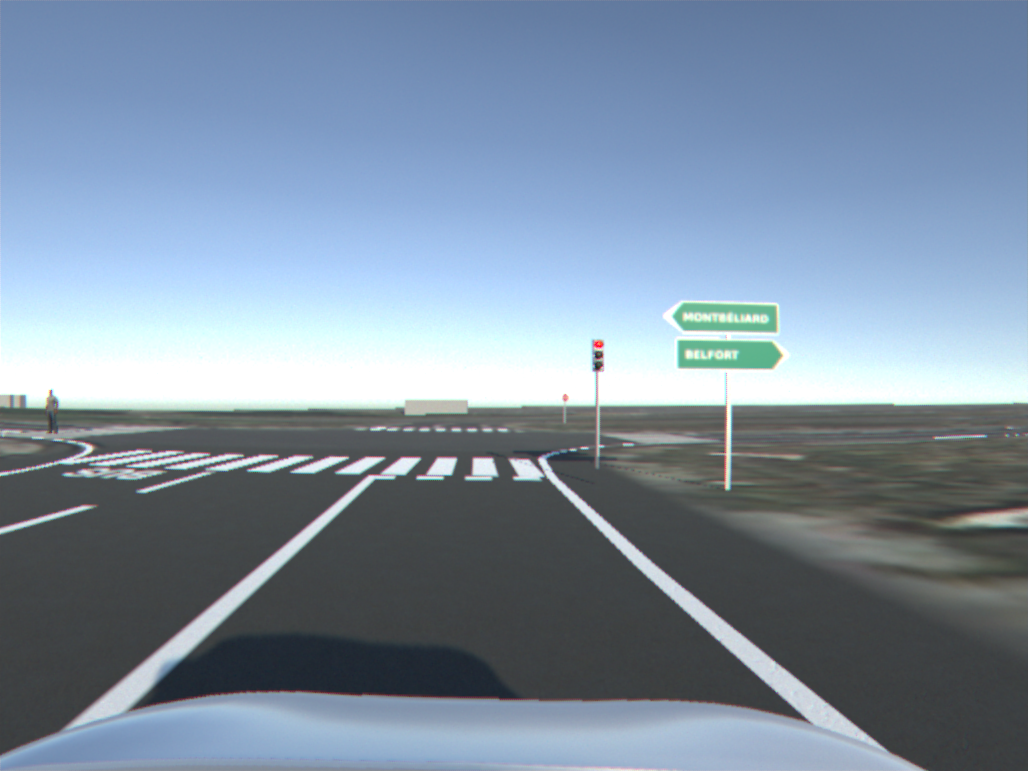
#> input picture image.png, 1028 x 771 px, found by its file name
$ python bird_view.py
#> lines starting #> are read from the running program, lines starting #| are printed output that depends on the picture
import cv2
import numpy as np
import matplotlib.pyplot as plt
import time


class BirdView:

    def __init__(self, K, T_cam_to_work_plane, pos_start_work_plane, pos_end_work_plane, resolution=20):
        """
        Initialize the BirdView object.

        Parameters:
        K (numpy.ndarray): The camera calibration matrix (3x3).
        T_cam_to_work_plane (numpy.ndarray): The transformation matrix from camera to work plane (4x4).
        pos_start_work_plane (tuple): The start position in the work plane (x, y) in meter.
        pos_end_work_plane (tuple): The end position in the work plane (x, y) in meter. Must be greater than pos_start_work_plane.
        """
        self._K = K
        self._T_cam_to_work_plane = T_cam_to_work_plane
        self._resolution = resolution # 1m = <resolution> px

        self._pos_start_work_plane = np.array(pos_start_work_plane)
        self._pos_end_work_plane = np.array(pos_end_work_plane)

        self._img_size_px = (self._pos_end_work_plane - self._pos_start_work_plane) * self._resolution
        self._img_size_px = self._img_size_px.astype(np.int32)

        self._H = None
        self._init_projection_parameters()


    def _init_projection_parameters(self):

        pts_work_plane = np.array([[0., 0., 0., 1.],
                       [1., 0., 0., 1.],
                       [0., 1., 0., 1.],
                       [1., 1., 0., 1.]])
        pts_work_plane = pts_work_plane.T

        pts_cam = np.linalg.inv(self._T_cam_to_work_plane) @ pts_work_plane

        pts_sensor = pts_cam[:2] / pts_cam[2]
        pts_sensor = np.vstack((pts_sensor, np.ones((1,4))))

        pts_img = K @ pts_cam[:3]
        pts_img = pts_img / pts_img[2]

        pts_work_plane_px = pts_work_plane[:2]
        pts_work_plane_px *= self._resolution
        pts_work_plane_px = pts_work_plane_px.T
        pts_work_plane_px -= self._pos_start_work_plane * self._resolution
        pts_work_plane_px = pts_work_plane_px.astype(np.float32)

        self._H = cv2.getPerspectiveTransform(pts_img[:2].T.astype(np.float32), pts_work_plane_px)

    def project_img_to_bird(self, img):
        """
        Project the source image to bird's view.

        Parameters:
        img (numpy.ndarray): The source image.

        Returns:
        numpy.ndarray: The bird's view image.
        """
        return cv2.warpPerspective(img, self._H, self._img_size_px)

    def project_work_plane_pt_to_source_img(self, pt):
        """
        Convert a point in the work plane to a point in the source image.

        Parameters:
        pt (numpy.ndarray): The point in the work plane.

        Returns:
        numpy.ndarray: The point in the source image.
        """
        pt = pt - self._pos_start_work_plane
        pt = pt * self._resolution
        pt = np.hstack((pt, 1.))
        pt = np.linalg.inv(self._H) @ pt
        if pt[2] == 0:
            return None
        pt = pt / pt[2]
        return pt[:2]

    def project_source_img_pt_to_work_plane(self, pt):
        """
        Convert a point in the source image to a point in the work plane.

        Parameters:
        pt (numpy.ndarray): The point in the source image (x, y) in pixel.

        Returns:
        numpy.ndarray: The point in the work plane (x, y) in meter.
        """
        pt = np.hstack((pt, 1.))
        pt = self._H @ pt
        if pt[2] == 0:
            return None
        pt = pt / pt[2]
        pt = pt[:2]
        pt = pt / self._resolution
        pt = pt + self._pos_start_work_plane
        return pt

    def get_work_plane_pt_in_bird_img(self, pt):
        """
        Convert a point in the work plane to a point in the source image.

        Parameters:
        pt (numpy.ndarray): The point in the work plane (x, y) in meter.

        Returns:
        numpy.ndarray: The point in the source image (x, y) in pixel.
        """
        pt = pt - self._pos_start_work_plane
        pt = pt * self._resolution
        return pt

    def get_bird_img_pt_in_work_plane(self, pt):
        """
        Convert a point in the bird's view image to a point in the work plane.

        Parameters:
        pt (numpy.ndarray): The point in the bird's view image (x, y) in pixel.

        Returns:
        numpy.ndarray: The point in the work plane (x, y) in meter.
        """
        pt = pt / self._resolution
        pt = pt + self._pos_start_work_plane
        return pt


if __name__ == '__main__':
    # test
    img = cv2.imread('image.png')
#> img is the input picture: shape (771, 1028, 3); mean B, G, R 160.9, 142.8, 125.7
    img = cv2.cvtColor(img, cv2.COLOR_BGR2GRAY)
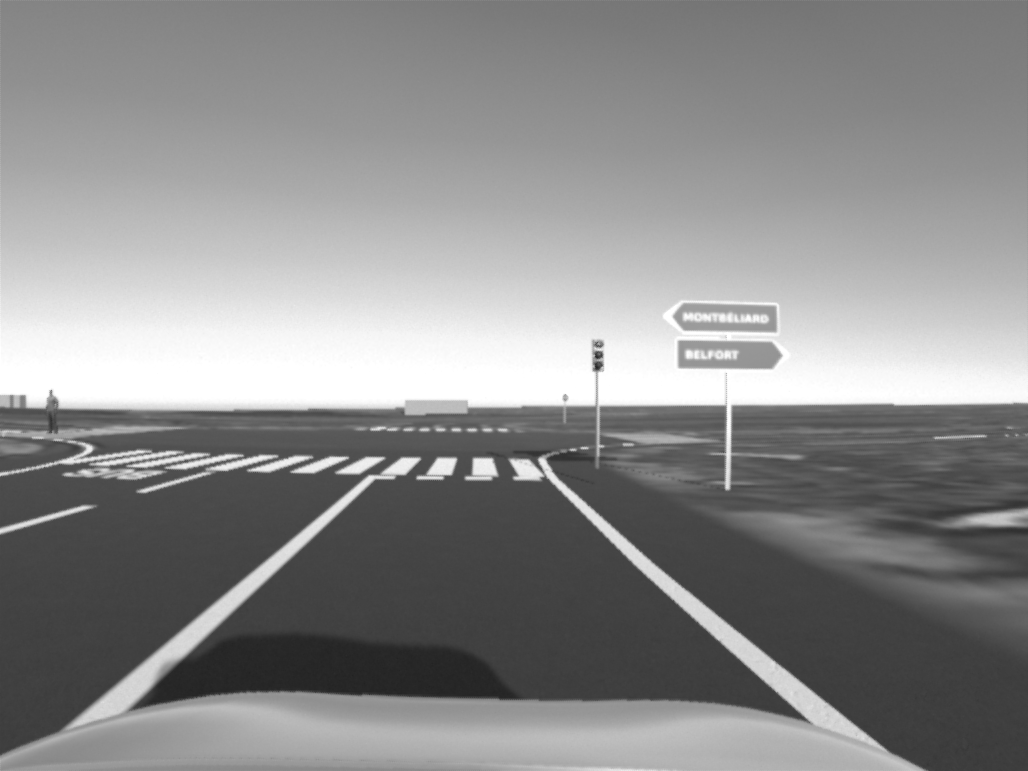
#> img: shape (771, 1028); min 34, max 255, mean 139.7

    plt.imshow(img, cmap='gray')
    plt.show()

    K = np.array([  [1124.66943359375, 0.0, 505.781982421875],
                [0.0, 1124.6165771484375, 387.8110046386719],
                [0.0, 0.0, 1.0]])

    T_cam_to_work_plane = np.array([[ 0.99991969 , 0.01149682 ,-0.00533206 , 0.05419943],
        [ 0.00510958 , 0.01929436 , 0.99980079 , 1.96159697],
        [ 0.0115974  ,-0.99974774  ,0.01923406  ,1.55057154],
        [ 0.          ,0.          ,0.          ,1.        ]])

    bv = BirdView(K, T_cam_to_work_plane, (-20, 5), (20, 50))

    time_start = time.time()

    img_bird = bv.project_img_to_bird(img)
#> in project_img_to_bird, `return cv2.warpPerspective(img, self._H, self._img_size_px)`:
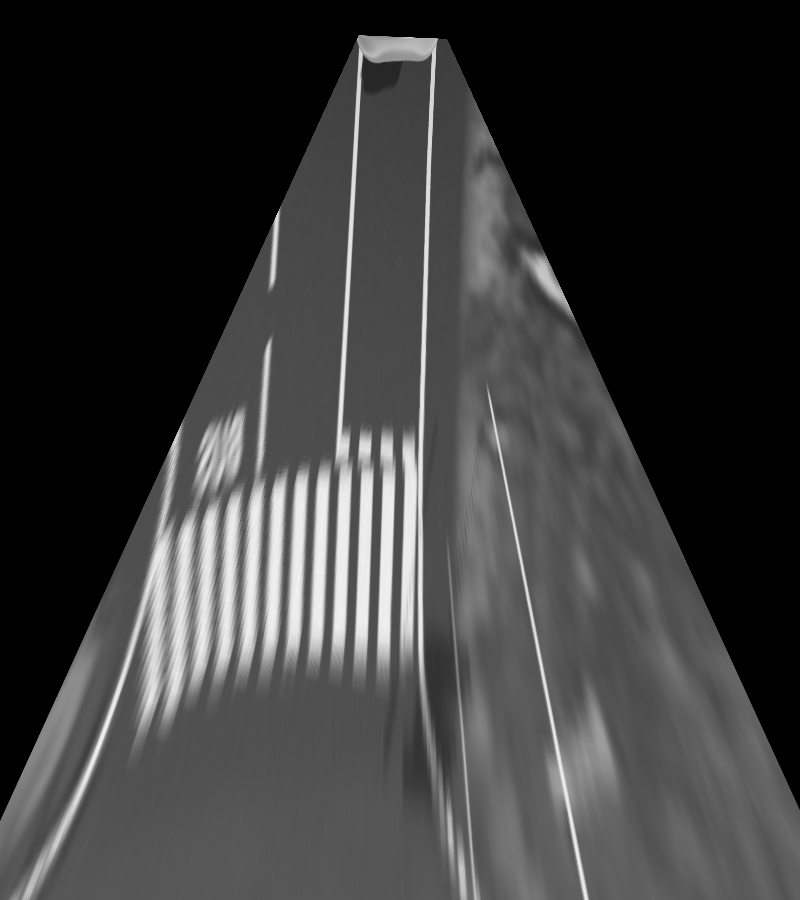
#> returned value: shape (900, 800); min 0, max 246, mean 57.9

    time_end = time.time()
    print("time: ", time_end - time_start)

    pt_px_cam = bv.project_work_plane_pt_to_source_img(np.array([20., 50.]))
    print(pt_px_cam)

    pt_px_bird = bv.get_work_plane_pt_in_bird_img(np.array([-20., 5.]))
    print(pt_px_bird)

    pt_work_plane = bv.get_bird_img_pt_in_work_plane(np.array([800., 900.]))
    print(pt_work_plane)

    pt_work_plane = bv.project_source_img_pt_to_work_plane(np.array([979.47613383, 451.36251473]))
    print(pt_work_plane)

    plt.imshow(img_bird, cmap='gray')
    plt.show()
